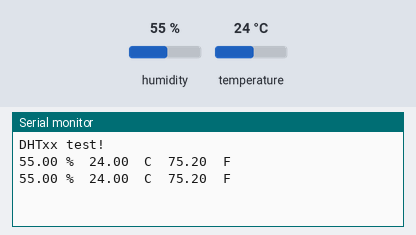
Simulated run of this sketch. Board: ESP32. Shown: the last lines printed to the serial monitor. The inputs (shaded band) are chosen by the test bench; at power-on: humidity 55 %, temperature 24 °C.

Above: at 5.8 s.
5.9 s: humidity set to 22 %
At 9.5 s:
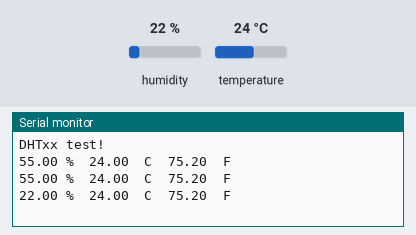
11.1 s: temperature set to 12 °C
At 14.6 s:
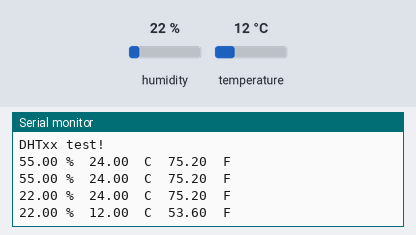
16.3 s: humidity set to 40 %
At 18.4 s:
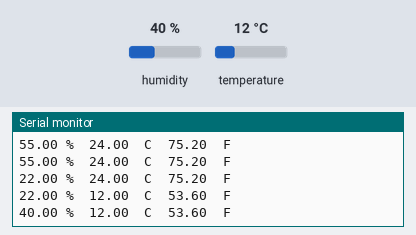
Timing chart, 0 to 19.9 s (numbered marks = the images above; inputs shaded):
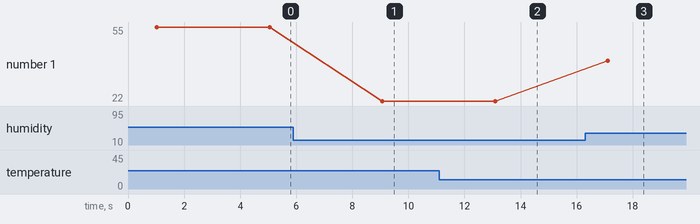

Measured:
- after the input at 5.9 s, the serial monitor: prints a new line after 3.2 s (image 1)
- after the input at 11.1 s, the serial monitor: prints a new line after 2.0 s (image 2)
- after the input at 16.3 s, the serial monitor: prints a new line after 0.82 s (image 3)
- plotted number 1: 55 → 22 after the input at 5.9 s, 22 → 40 after the input at 16.3 s

The sketch:

DHT11.ino
```cpp
#include "DHT.h"

#define DHTPIN 27 // what digital pin we're connected to
#define DHTTYPE DHT11 // DHT 11
// #define DHTTYPE DHT22 // DHT 22 (AM2302), AM2321

DHT dht(DHTPIN, DHTTYPE);

  int i;
  int b;

void setup() {
  // put your setup code here, to run once:
  Serial.begin(115200);
  Serial.println("DHTxx test!");

  dht.begin();
}

float h,t,f;

void loop() {
  // put your main code here, to run repeatedly:
  delay(1000);
  h = dht.readHumidity();
  t = dht.readTemperature();
  f = dht.readTemperature(true);
  if (isnan(h) || isnan(t) || isnan(f)) {
    Serial.println("Failed to read from DHT sensor!");
    return;
  }


  Serial.print(h);
  Serial.print(" %\t");
  Serial.print(t);
  Serial.print("  C\t");
  Serial.print(f);
  Serial.println("  F\t");
  delay(3000);
}
```
